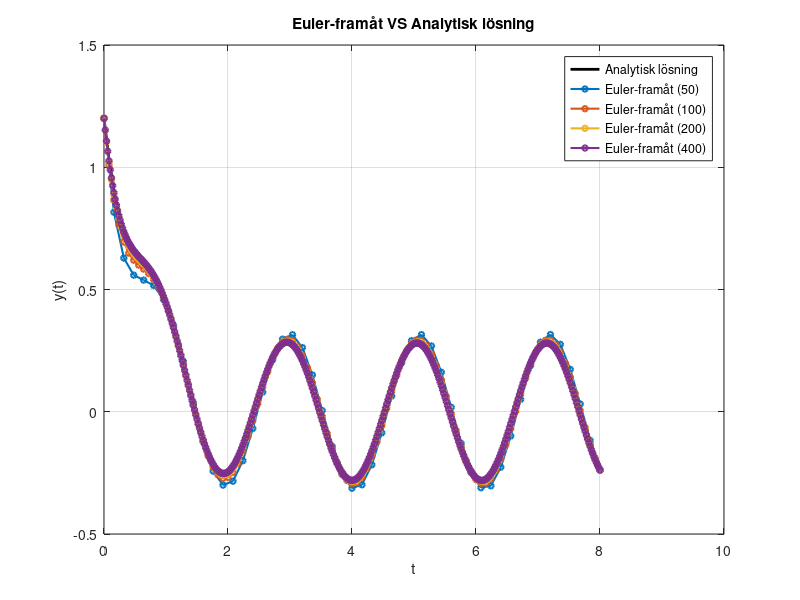
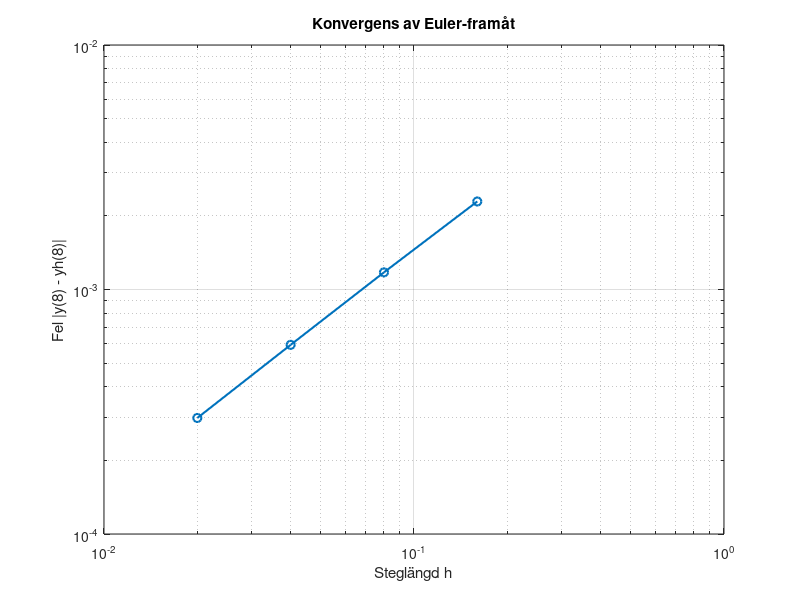
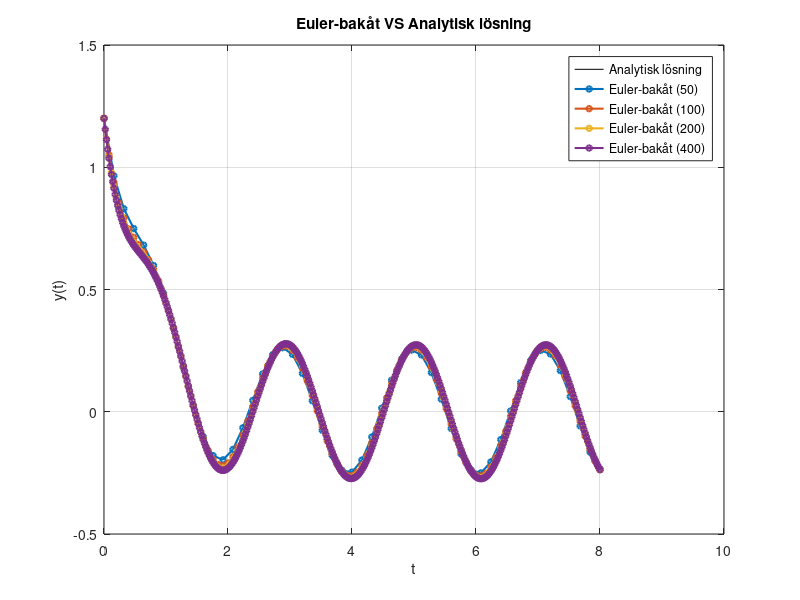
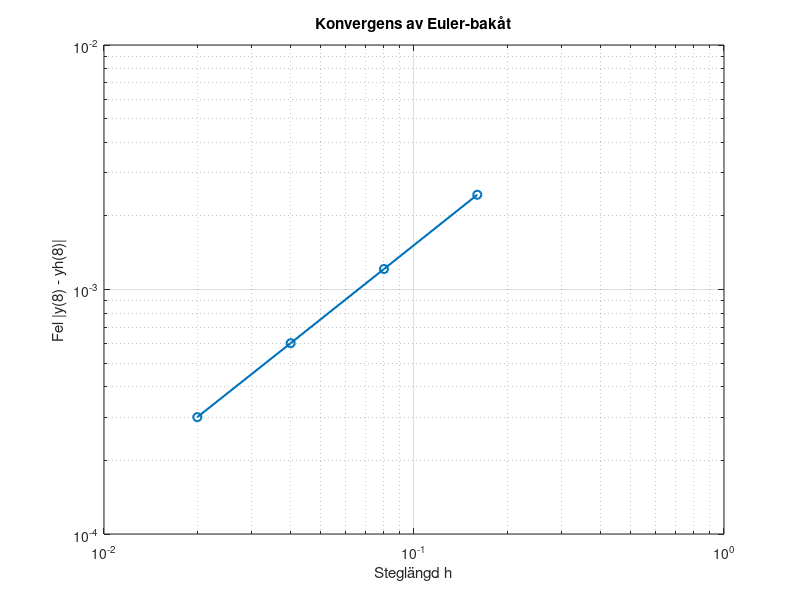

These charts were generated, in order, by the following MATLAB code:
% Differentialekvation: 
%                       dy/dt = sin(3t) - 2y 
%                       y(0) = 1.2, t ∈ [0,8]
% --------------------------------------------------
% Uppgift 2a
% Analytisk lösning:
% y(t) = (93/65)e^(-2t)-(3/13)cos(3t)+(2/13)sin(3t)

y_analytic = @(t) (93/65)*exp(-2*t)-(3/13)*cos(3*t)+(2/13)*sin(3*t);
t_analytic = linspace(0, 8);

figure;
plot(t_analytic, y_analytic(t_analytic), 'Color', 'Black', 'LineWidth', 2.0); hold on;

% --------------------------------------------------
% Uppgift 2b

T = 8; % slutvärde i intervallet [0, 8] = [t0, T]
n = [50 100 200 400]; % några olika antal steg -> h = T-t0/n

% Euler fram: y(i+1) = y(i) + hf(t(i), y(i))
f = @(t, y) sin(3*t)-2*y;

% Genererar 4 st distinkta färger för olika steglängd i n
colors = lines(length(n));  

% --------------------------------------------------
% ...för Uppgift 2c
y_errors = [];
h_errors = [];
% --------------------------------------------------

% Iterera över varje olika steglängd n (50, 100, 200, 400)
for jj = 1:length(n)
    % Resetta och initiera startvärden 
    t0 = 0; % Startvärde i intervall [0, 8]
    y0 = 1.2; % givet startvärde av uppg y(0) = 1.2
    
    % Beräkna steglängd för euler fram
    n0 = n(jj); % Välj steglängd från n med index jj
    h = (T-t0)/n0; % beräkna h

    h_errors = [h_errors, h]; % uppg 2c
    
    % Initiera vektorer som sparar punkter för t och y
    tvec = zeros(n0+1, 1); % Kolumnvektor för t med n+1 nollor
    yvec = zeros(n0+1, 1); % Kolumnvektor för y med n+1 nollor

    % Sätt in startpunktens värden
    tvec(1) = t0; 
    yvec(1) = y0;

    % printa vilken iteration det är
    % fprintf('\n| Börjar Euler-framåt med steglängd %d |\n', n0);
    
    % Inre for-loop for Euler-fram
    % Iterera från 1 till värdet på n0 (50 100 200 400 beroende på omgång)
    for ii = 1:n0
        % Uppdatera y och t med Euler-fram
        y = y0 + h*f(t0, y0); % Uppdatera y
        t = t0 + h; % Uppdatera t
        
        % Lägg till nya värden i vektorn for t och y punkter
        tvec(ii+1) = t; % Sätt nytt t-värde i tvec
        yvec(ii+1) = y; % Sätt nytt y-värde i yvec
        
        % Uppdatera y0 och t0
        y0 = y; % Sätt gamla y till nya y
        t0 = t; % Sätt gamla t till nya t

        % Printa ut resultaten
        % disp([ii y y0 t])
    end
    y_errors = [y_errors, abs(y_analytic(T) - yvec(end))]; % uppg 2c

    % Plotta grafen med tvec och yvec och en godtycklig färg (med given n0 för iterationen)
    plot(tvec, yvec, 'o-', 'Color', colors(jj,:), 'LineWidth', 1.5, 'MarkerSize', 4);
end

% Formatgrejer
legend('Analytisk lösning', 'Euler-framåt (50)', 'Euler-framåt (100)', ...
       'Euler-framåt (200)', 'Euler-framåt (400)', 'Location', 'best');
xlabel('t');
ylabel('y(t)');
title('Euler-framåt VS Analytisk lösning');
grid on;

% --------------------------------------------------
% Uppgift 2c
% Konvergens: Noggrannhetsordning 1

figure;

% loglog sätter naturliga logaritmen automatiskt på båda axlar
% eh = Ch^p -> ln eh = p * ln h + ln C
loglog(h_errors, y_errors, 'o-', 'LineWidth', 1.5)
xlabel('Steglängd h');
ylabel('Fel |y(8) - yh(8)|');
title('Konvergens av Euler-framåt');
grid on;

% Polyfit ger koefficienter på polynom av grad 1 i detta fall
% ln eh = p * ln h + ln C -> p(1) ger p, om p ≈ 1 så noggrannhet 1
p = polyfit(log(h_errors), log(y_errors), 1);
disp(['Noggrannhetsordning Euler-framåt, p ≈ ', num2str(p(1))]);

% --------------------------------------------------
% Uppgift 2d
% Euler bakåt 

% Plotta analytisk lösning
figure;
plot(t_analytic, y_analytic(t_analytic), 'Color', 'Black'); hold on;

% Startvärden
Tb = 8; % Slutvärde i intervallet [0, 8] = [t0, T]
nb = [50 100 200 400]; % antal steg h = 8/n

% Genererar 4 st distinkta färger för olika steglängd i n
colorsb = lines(length(nb));  

% Räkna fel
y_errorsb = [];
h_errorsb = [];


% Iterera över varje steglängd i n
for jj = 1:length(nb)
    % Resetta och initiera startvärden 
    t0 = 0; % Startvärde på intervall
    y0 = 1.2; % Givet startvärde på y(0)

    % Välj steglängd från n
    n0 = nb(jj);
    h = (Tb-t0)/n0;

    h_errorsb = [h_errorsb, h]; % Lägg till nuvarande steglängd h i errorvektor

    % Initiera vektorer som sparar punkter för t och y
    tvec = zeros(n0+1, 1);
    yvec = zeros(n0+1, 1);

    % Sätt in startpunkt
    tvec(1) = t0; 
    yvec(1) = y0;

    % printa vilken iteration det är
    % fprintf('\n| Börjar Euler-bakåt med steglängd %d |\n', n0);

    % inre for-loop for Euler-fram
    for ii = 1:n0
        % Nya t = t(i+1)
        t = t0 + h;
        
        % BERÄKNING AV EULER BAK FORMEL
        % y(i+1) = y(i) + h*sin(3t(i+1)) - h*2*y(i+1)
        % y(i+1) + 2h*y(i+1) = y(i) + h*sin(3t(i+1))
        % y(i+1)(1+2h) = y(i) + h*sin(3t(i+1))
        % y(i+1) = y(i) + h*sin(3t(i+1)) / (1+2h)

        % Uppdatera y med Euler-bakåt
        y = (y0 + h*sin(3*t)) / (1+2*h); 

        % Lägg till nya värden i vektorn for t och y punkter
        tvec(ii+1) = t;
        yvec(ii+1) = y;

        % Uppdatera y0 och t0
        y0 = y;
        t0 = t;

        % Printa ut resultaten
        % disp([ii y y0 t])
    end
    % Beräkna felet
    y_errorsb = [y_errorsb, abs(y_analytic(Tb) - yvec(end))]; 

    % Plotta grafen med tvec och yvec och en godtycklig färg
    plot(tvec, yvec, 'o-', 'Color', colorsb(jj,:), 'LineWidth', 1.5, 'MarkerSize', 4);
end

legend('Analytisk lösning', 'Euler-bakåt (50)', 'Euler-bakåt (100)', ...
       'Euler-bakåt (200)', 'Euler-bakåt (400)', 'Location', 'best');
xlabel('t');
ylabel('y(t)');
title('Euler-bakåt VS Analytisk lösning');
grid on;

% Plotta felen
figure;
loglog(h_errorsb, y_errorsb, 'o-', 'LineWidth', 1.5)
xlabel('Steglängd h');
ylabel('Fel |y(8) - yh(8)|');
title('Konvergens av Euler-bakåt');
grid on;

pb = polyfit(log(h_errorsb), log(y_errorsb), 1);
disp(['Noggrannhetsordning Euler-bakåt, p ≈ ', num2str(p(1))]);

% --------------------------------------------------
% Uppgift 2e
% Euler framåt med [0, 80] och n = [50 100 400 800]

T_e = 80;
n_e = [50 100 400 800]; % antal steg h = 8/n

% Genererar 4 st distinkta färger för olika steglängd i n
colors = lines(length(n_e));  

% Iterera över varje steglängd i n
figure;
for jj = 1:length(n_e)
    % Resetta och initiera startvärden 
    t0 = 0; 
    y0 = 1.2;
    
    % Välj steglängd från n
    n0 = n_e(jj);
    h = (T_e-t0)/n0;
    
    % Initiera vektorer som sparar punkter för t och y
    tvec = zeros(n0+1, 1);
    yvec = zeros(n0+1, 1);

    % Sätt in startpunkt
    tvec(1) = t0; 
    yvec(1) = y0;

    % printa vilken iteration det är
    % fprintf('\n| Börjar Euler-framåt med steglängd %d |\n', n0);
    
    % inre for-loop for Euler-fram
    for ii = 1:n0
        % Uppdatera y och t med Euler-fram
        y = y0 + h*f(t0, y0); 
        t = t0 + h;
        
        % Lägg till nya värden i vektorn for t och y punkter
        tvec(ii+1) = t;
        yvec(ii+1) = y;
        
        % Uppdatera y0 och t0
        y0 = y;
        t0 = t;

        % Printa ut resultaten
        % disp([ii y y0 t])
    end

    % Skapa subplot för aktuell iteration
    subplot(2, 2, jj);
    
    % Plotta analytisk lösning
    t_analytic_vals = linspace(0, T_e, 1000);
    plot(t_analytic_vals, y_analytic(t_analytic_vals), 'Color', 'Black', 'LineWidth', 2); hold on;

    % Plotta numerisk lösning
    plot(tvec, yvec, 'o-', 'Color', colors(jj,:), 'LineWidth', 1.5, 'MarkerSize', 4);
    
    % Lägg till etiketter och titel
    xlabel('t');
    ylabel('y(t)');
    title(sprintf('Euler framåt, n = %d', n0));
    grid on;
    legend('Analytisk lösning', sprintf('Euler-framåt (n=%d)', n0), 'Location', 'best');
    hold off;
    
end

% --------------------------------------------------
% Uppgift 2f
% Euler bakåt med [0, 80] och n = [50 100 400 800]

T_f = 80;
n_f = [50 100 400 800]; % antal steg h = 8/n

% Genererar 4 st distinkta färger för olika steglängd i n
colors = lines(length(n_f));  

% Iterera över varje steglängd i n
figure;
for jj = 1:length(n_f)
    % Resetta och initiera startvärden 
    t0 = 0; 
    y0 = 1.2;
    
    % Välj steglängd från n
    n0 = n_f(jj);
    h = (T_f-t0)/n0;
    
    % Initiera vektorer som sparar punkter för t och y
    tvec = zeros(n0+1, 1);
    yvec = zeros(n0+1, 1);

    % Sätt in startpunkt
    tvec(1) = t0; 
    yvec(1) = y0;

    % printa vilken iteration det är
    % fprintf('\n| Börjar Euler-framåt med steglängd %d |\n', n0);
    
    % inre for-loop for Euler-fram
    for ii = 1:n0
         % Nya t
        t = t0 + h;

        % y(i+1) = y(i) + h*sin(3t(i+1)) - h*2*y(i+1)
        % y(i+1) + 2h*y(i+1) = y(i) + h*sin(3t(i+1))
        % y(i+1)(1+2h) = y(i) + h*sin(3t(i+1))
        % y(i+1) = y(i) + h*sin(3t(i+1)) / (1+2h)

        % Uppdatera y och  med Euler-bakåt
        y = (y0 + h*sin(3*t)) / (1+2*h); 
        
        % Lägg till nya värden i vektorn for t och y punkter
        tvec(ii+1) = t;
        yvec(ii+1) = y;
        
        % Uppdatera y0 och t0
        y0 = y;
        t0 = t;

        % Printa ut resultaten
        % disp([ii y y0 t])
    end

    % Skapa subplot för aktuell iteration
    subplot(2, 2, jj);
    
    % Plotta analytisk lösning
    t_analytic_vals = linspace(0, T_f, 1000);
    plot(t_analytic_vals, y_analytic(t_analytic_vals), 'Color', 'Black', 'LineWidth', 2); hold on;

    % Plotta numerisk lösning
    plot(tvec, yvec, 'o-', 'Color', colors(jj,:), 'LineWidth', 1.5, 'MarkerSize', 4);
    
    % Lägg till etiketter och titel
    xlabel('t');
    ylabel('y(t)');
    title(sprintf('Euler bakåt, n = %d', n0));
    grid on;
    legend('Analytisk lösning', sprintf('Euler-bakåt (n=%d)', n0), 'Location', 'best');
end

% SLUTSATS: Euler-bakåt fungerar bättre för större steglängd h och är mer
% stabil